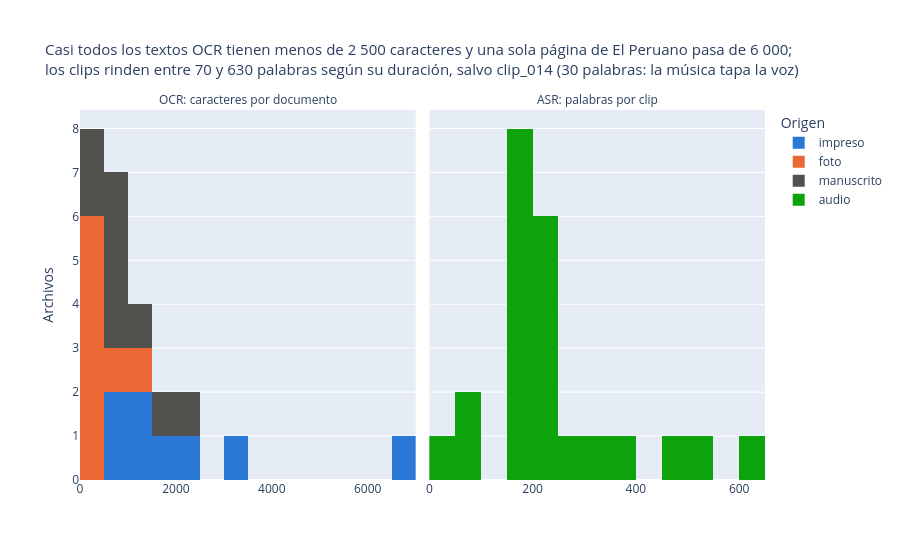

The notebook cell this image was saved under:
### Code cell
largos = pd.concat([
    pd.DataFrame({"id": docs.id, "medida": "OCR: caracteres por documento", "valor": docs.caracteres, "grupo": docs.tipo}),
    pd.DataFrame({"id": clips.id, "medida": "ASR: palabras por clip", "valor": clips.palabras, "grupo": "audio"}),
])
fig = px.histogram(largos, x="valor", facet_col="medida", color="grupo", hover_data=["id"],
                   color_discrete_map={**COLORES, "audio": "#0ca30c"},
                   title="Casi todos los textos OCR tienen menos de 2 500 caracteres y una sola página de El Peruano pasa de 6 000;"
                         "<br>los clips rinden entre 70 y 630 palabras según su duración, salvo clip_014 (30 palabras: la música tapa la voz)",
                   labels={"valor": "", "grupo": "Origen"})
# cada panel con sus propios intervalos: 500 caracteres en OCR, 50 palabras en ASR
fig.for_each_trace(lambda t: t.update(bingroup=None, xbins=dict(start=0, size=50 if t.name == "audio" else 500)))
fig.update_xaxes(matches=None).for_each_annotation(lambda a: a.update(text=a.text.split("=")[-1]))
fig.update_layout(title_font_size=15, yaxis_title="Archivos", barmode="stack", margin_t=110)
fig.show()

### Figure 1 — Plotly figure (JSON) as saved in the notebook; plotly's stock layout.template omitted (floating-point values rounded to 4 significant figures)
{"data": [{"hovertemplate": "Origen=impreso<br>medida=OCR: caracteres por documento<br>=%{x}<br>count=%{y}<extra></extra>", "legendgroup": "impreso", "marker": {"color": "#2a78d6", "pattern": {"shape": ""}}, "name": "impreso", "orientation": "v", "showlegend": true, "type": "histogram", "x": [1043, 577, 2143, 6514, 762, 3020, 1998, 1441], "xaxis": "x", "xbins": {"size": 500, "start": 0}, "yaxis": "y"}, {"hovertemplate": "Origen=foto<br>medida=OCR: caracteres por documento<br>=%{x}<br>count=%{y}<extra></extra>", "legendgroup": "foto", "marker": {"color": "#eb6834", "pattern": {"shape": ""}}, "name": "foto", "orientation": "v", "showlegend": true, "type": "histogram", "x": [340, 218, 165, 160, 226, 377, 858, 1228], "xaxis": "x", "xbins": {"size": 500, "start": 0}, "yaxis": "y"}, {"hovertemplate": "Origen=manuscrito<br>medida=OCR: caracteres por documento<br>=%{x}<br>count=%{y}<extra></extra>", "legendgroup": "manuscrito", "marker": {"color": "#52514e", "pattern": {"shape": ""}}, "name": "manuscrito", "orientation": "v", "showlegend": true, "type": "histogram", "x": [903, 542, 562, 355, 1630, 1160, 723, 152, 2436], "xaxis": "x", "xbins": {"size": 500, "start": 0}, "yaxis": "y"}, {"hovertemplate": "Origen=audio<br>medida=ASR: palabras por clip<br>=%{x}<br>count=%{y}<extra></extra>", "legendgroup": "audio", "marker": {"color": "#0ca30c", "pattern": {"shape": ""}}, "name": "audio", "orientation": "v", "showlegend": true, "type": "histogram", "x": [257, 353, 69, 485, 185, 187, 326, 164, 171, 192, 628, 533, 202, 30, 73, 234, 162, 226, 244, 183, 200, 162, 233], "xaxis": "x2", "xbins": {"size": 50, "start": 0}, "yaxis": "y2"}], "layout": {"annotations": [{"font": {}, "showarrow": false, "text": "OCR: caracteres por documento", "x": 0.245, "xanchor": "center", "xref": "paper", "y": 1.0, "yanchor": "bottom", "yref": "paper"}, {"font": {}, "showarrow": false, "text": "ASR: palabras por clip", "x": 0.755, "xanchor": "center", "xref": "paper", "y": 1.0, "yanchor": "bottom", "yref": "paper"}], "barmode": "stack", "legend": {"title": {"text": "Origen"}, "tracegroupgap": 0}, "margin": {"t": 110}, "title": {"font": {"size": 15}, "text": "Casi todos los textos OCR tienen menos de 2 500 caracteres y una sola página de El Peruano pasa de 6 000;<br>los clips rinden entre 70 y 630 palabras según su duración, salvo clip_014 (30 palabras: la música tapa la voz)"}, "xaxis": {"anchor": "y", "domain": [0.0, 0.49], "title": {"text": ""}}, "xaxis2": {"anchor": "y2", "domain": [0.51, 1.0], "title": {"text": ""}}, "yaxis": {"anchor": "x", "domain": [0.0, 1.0], "title": {"text": "Archivos"}}, "yaxis2": {"anchor": "x2", "domain": [0.0, 1.0], "matches": "y", "showticklabels": false}}}
